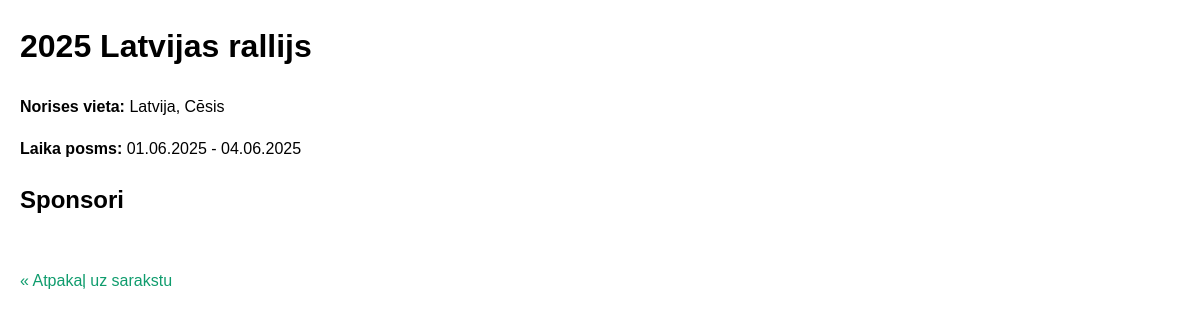
Page /details.php?id=1 on the committed database.
### tables this page shows
CREATE TABLE IF NOT EXISTS sacensibas (
    id INT PRIMARY KEY AUTO_INCREMENT,
    nosaukums VARCHAR(255) NOT NULL,
    norises_vieta VARCHAR(255) NOT NULL,
    datums_no DATE NOT NULL,
    datums_lidz DATE NOT NULL
);

### details.php (the view, shortened to what this page needs)
<?php
require_once 'classes/config.php';
$id = filter_input(INPUT_GET, 'id', FILTER_VALIDATE_INT) ?? 0;
$stmt = $mysqli->prepare("SELECT * FROM sacensibas WHERE id = ?");
$stmt->bind_param('i', $id);
$stmt->execute();
$result = $stmt->get_result();
$sacensiba = $result->fetch_assoc();
?>
<!DOCTYPE html>
<html lang="lv">
<head>
    <link rel="stylesheet" href="css/styles.css">
</head>
<body>
    <h1><?= htmlspecialchars($sacensiba['nosaukums']) ?></h1>
    <div class="info">
        <p><strong>Norises vieta:</strong> <?= htmlspecialchars($sacensiba['norises_vieta']) ?></p>
        <p><strong>Laika posms:</strong>
            <?= date('d.m.Y', strtotime($sacensiba['datums_no'])) ?> -
            <?= date('d.m.Y', strtotime($sacensiba['datums_lidz'])) ?>
        </p>
    </div>
    <h2>Sponsori</h2>
    <p><a href="index.php">&#x00AB; Atpakaļ uz sarakstu</a></p>
</body>
</html>

### css/styles.css (style rules this page uses)
body { font-family: Arial, sans-serif; margin: 20px; line-height: 1.6; }
a { color: #0f9c6d; text-decoration: none; transition: color 0.2s; }

### rows in the picture
sacensibas: nosaukums "2025 Latvijas rallijs", norises_vieta "Latvija, Cēsis", datums_no "01.06.2025", datums_lidz "04.06.2025"
